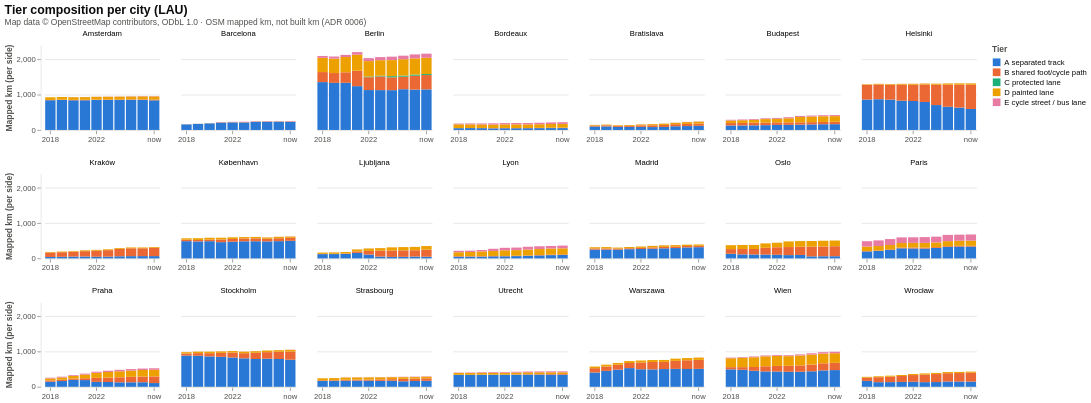

Source (Vega-Lite JSON):
### Vega-Lite specification from a JSON file in a GitHub repository (floating-point values rounded to 4 significant figures; data arrays with more than 128 entries replaced by an {"elided": "..."} marker saying what was removed)
{"config": {"view": {"continuousWidth": 300, "continuousHeight": 300, "stroke": null}, "axis": {"domainColor": "#e4e3df", "gridColor": "#e4e3df", "labelColor": "#52514e", "titleColor": "#52514e"}, "legend": {"labelColor": "#0b0b0b", "labelLimit": 260, "titleColor": "#52514e"}, "title": {"color": "#0b0b0b", "subtitleColor": "#52514e", "subtitleFontSize": 11}}, "data": {"values": {"elided": "1050 records"}}, "facet": {"field": "city", "sort": "ascending", "title": null, "type": "nominal"}, "spec": {"mark": {"type": "bar"}, "encoding": {"color": {"field": "tier_label", "scale": {"domain": ["A separated track", "B shared foot/cycle path", "C protected lane", "D painted lane", "E cycle street / bus lane"], "range": ["#2a78d6", "#eb6834", "#1baf7a", "#eda100", "#e87ba4"]}, "title": "Tier", "type": "nominal"}, "order": {"field": "tier", "type": "nominal"}, "tooltip": [{"field": "city", "type": "nominal"}, {"field": "label", "type": "nominal"}, {"field": "tier_label", "title": "tier", "type": "nominal"}, {"field": "km", "format": ".1f", "type": "quantitative"}], "x": {"axis": {"labelAngle": 0, "values": ["2018", "2022", "now"]}, "field": "label", "sort": ["2018", "2019", "2020", "2021", "2022", "2023", "2024", "2025", "2026", "now"], "title": null, "type": "ordinal"}, "y": {"field": "km", "stack": "zero", "title": "Mapped km (per side)", "type": "quantitative"}}, "height": 110, "width": 150}, "columns": 7, "resolve": {"axis": {"x": "independent"}, "scale": {"y": "shared"}}, "title": {"text": "Tier composition per city (LAU)", "anchor": "start", "fontSize": 16, "subtitle": "Map data © OpenStreetMap contributors, ODbL 1.0 · OSM mapped km, not built km (ADR 0006)"}, "$schema": "https://vega.github.io/schema/vega-lite/v6.4.1.json"}
